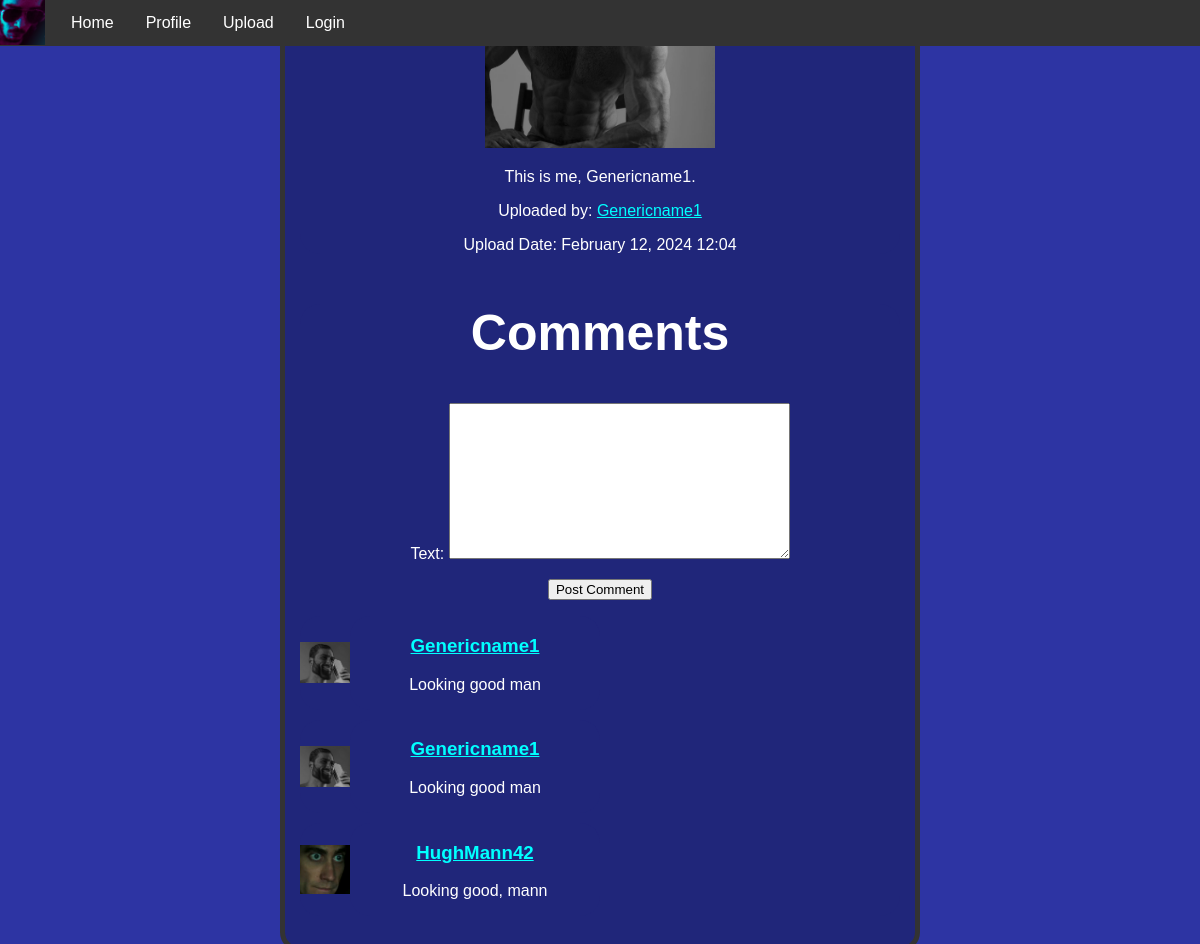
/submission/8/ (signed in), run on the app's committed database.
### PhotoApp/models.py (models this page shows)
class ImageSubmission(models.Model):
    user = models.ForeignKey(UserProfile, on_delete=models.CASCADE)
    image = models.ImageField(upload_to='image_submissions/')
    creation_date = models.DateTimeField(auto_now_add=True)
    description = models.TextField()

class UserProfile(models.Model):
    user = models.OneToOneField(User, on_delete=models.CASCADE)
    profile_image = models.ImageField(upload_to='profile_images/', blank=True, default="images/defaultimg.png")
    creation_date = models.DateTimeField(auto_now_add=True)
    short_description = models.TextField(max_length=255)
    social_links = models.TextField(blank=True)

class Comment(models.Model):
    user = models.ForeignKey(UserProfile, on_delete=models.CASCADE)
    image_submission = models.ForeignKey(ImageSubmission, on_delete=models.CASCADE)
    date = models.DateTimeField(auto_now_add=True)
    text = models.TextField()

### PhotoApp/views.py (the view)
# urls.py: path('submission/<int:submission_id>/', image_submission_detail_view, name='image_submission_detail'),
def image_submission_detail_view(request, submission_id):
    image_submission = get_object_or_404(ImageSubmission, id=submission_id)
    image_comments = Comment.objects.filter(image_submission=image_submission)
    if request.method == 'POST':
        form = CommentForm(request.POST)
        if form.is_valid():
            if request.user.is_authenticated:
                comment = form.save(commit=False)
                comment.user = request.user.userprofile
                comment.image_submission = image_submission
                comment.save()
                return redirect('image_submission_detail', submission_id=submission_id)
    else:
        form = CommentForm()
    context = {
        'image_submission': image_submission,
        'image_comments': image_comments,
        'form': form,
    }
    return render(request, 'PhotoApp/submissiondetail.html', context)

### PhotoApp/forms.py
class CommentForm(forms.ModelForm):
    class Meta:
        model = Comment
        fields = ['text']

### PhotoApp/templates/PhotoApp/submissiondetail.html (shortened to what this page needs)
{% extends 'PhotoApp/base.html' %}
{% block content %}
    <div class="center-content">
        <img class ="submission-image" src="{{ image_submission.image.url }}" alt="{{ image_submission.description }}">
        <p>{{ image_submission.description }}</p>
        <p>Uploaded by: <a href="{% url 'detail_profile' image_submission.user.user %}">{{ image_submission.user.user }}</a></p>
        <p>Upload Date: {{ image_submission.creation_date|date:"F j, Y H:i" }}</p>
    </div>
    <div class="center-content">
        <h2 style="padding: 0px; font-size: 50px">Comments</h2>
        {% if user.is_authenticated %}
            <form method="post">
                {{ form.as_p }}
                <button type="submit">Post Comment</button>
              </form>
        {% else %}
            <p>You need to log in to post comments.</p>
            <p><a style="color: cyan;" href="{% url 'login_view' %}">Log in</a></p>
        {% endif %}
        <ul class="comment-list">
            {% for comment in image_comments %}
                <li class="comment-item">
                    <div class="comment-content">
                        <img class="profile-icon" src="{{ comment.user.profile_image.url }}">
                        <div class="comment-text">
                            <h3><a href="{% url 'detail_profile' comment.user.user %}">{{ comment.user.user.username }}</a></h3>
                            <p>{{ comment.text }}</p>
                        </div>
                    </div>
                </li>
            {% endfor %}
        </ul>
    </div>
{% endblock %}

### PhotoApp/templates/PhotoApp/base.html (style rules this page uses)
ul { list-style: none; padding: 0; }
body { background-color: #2D34A3; color: white; font-family: Arial, sans-serif; display: flex; flex-direction: column; align-items: center; justify-content: center; height: 100vh; margin: 0; }
div { min-width: 50%; background-color: #20267a; border-radius: 20px; }
h1, h2 { font-weight: bold; }
a:link:not(nav a) { color: cyan; }
form { max-width: 400px; margin: 0 auto; }
.submission-image { object-fit: cover; width: 230px; height: 230px; }
.center-content { text-align: center; margin-top: 50px; }
.comment-list { list-style-type: none; }
.comment-item { display: flex; align-items: center; margin-bottom: 10px; }
.comment-content { display: flex; align-items: center; }
.profile-icon { width: 50px; height: auto; margin-right: 0px; }
.comment-text { flex-grow: 1; }

### data on the page
ImageSubmission: image (picture), description "This is me, Genericname1.", user.user "Genericname1", creation_date "February 12, 2024 12:04"
Comment: user.profile_image (picture), user.user.username "Genericname1", text "Looking good man"
Comment: user.profile_image (picture), user.user.username "Genericname1", text "Looking good man"
Comment: user.profile_image (picture), user.user.username "HughMann42", text "Looking good, mann"
